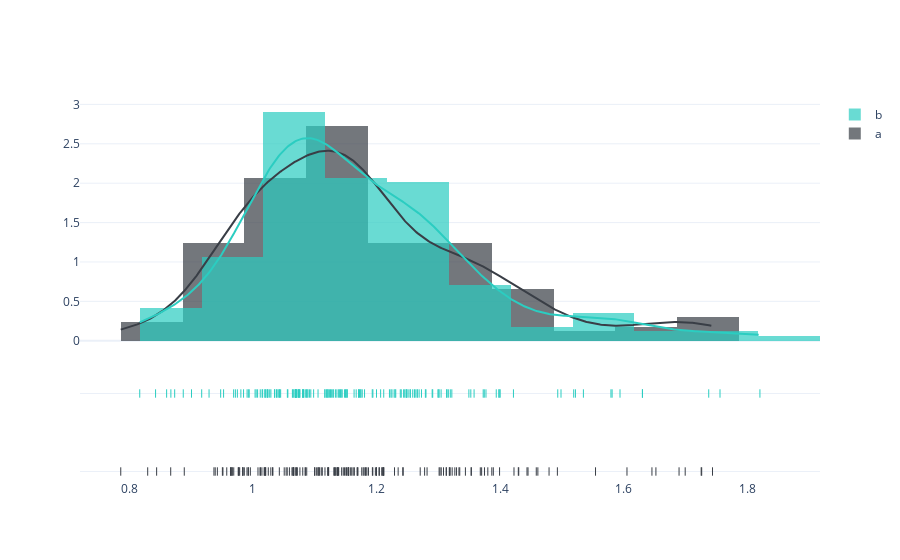

The cell this chart's notebook holds for it:
### Code cell
_df_1 = df.sample(frac=0.3)
_df_2 = df.sample(frac=0.3)

mask_estados = (df.type == 'conventional') & df.region.isin(lista_estados)
_mask_estados_1 = (_df_1.type == 'conventional') & _df_1.region.isin(lista_estados)
_mask_estados_2 = (_df_2.type == 'conventional') & _df_2.region.isin(lista_estados)

average_price_estados   =  df.loc[mask_estados, ['date','average_price']].groupby('date')['average_price'].mean()
_average_price_estados_1  = _df_1.loc[_mask_estados_1, ['date','average_price']].groupby('date')['average_price'].mean()
_average_price_estados_2  = _df_2.loc[_mask_estados_2, ['date','average_price']].groupby('date')['average_price'].mean()

data_1 = _average_price_estados_1.values
data_2 = _average_price_estados_2.values

fig = ff.create_distplot(
    [data_1,data_2],
    group_labels=['a','b'],
    bin_size=.1,
    show_rug=True,
    colors = ['#393E46', '#2BCDC1']
)
stat, p = shapiro(data_1)

print('stat=%.3f, p=%.3f' % (stat, p))
if p > 0.05:
	print('Provavelmente uma Distribuição Normal')
else:
	print('Provavelmente NÃO é uma Distribuição Normal')

fig.show()

### Figure 1 — Plotly figure (JSON) as saved in the notebook; plotly's stock layout.template omitted (floating-point values rounded to 4 significant figures; data arrays with more than 128 entries replaced by an {"elided": "..."} marker saying what was removed)
{"data": [{"autobinx": false, "histnorm": "probability density", "legendgroup": "a", "marker": {"color": "#393E46"}, "name": "a", "opacity": 0.7, "type": "histogram", "x": {"elided": "169 float values"}, "xaxis": "x", "xbins": {"end": 1.743, "size": 0.1, "start": 0.7864}, "yaxis": "y"}, {"autobinx": false, "histnorm": "probability density", "legendgroup": "b", "marker": {"color": "#2BCDC1"}, "name": "b", "opacity": 0.7, "type": "histogram", "x": {"elided": "169 float values"}, "xaxis": "x", "xbins": {"end": 1.82, "size": 0.1, "start": 0.8171}, "yaxis": "y"}, {"legendgroup": "a", "marker": {"color": "#393E46"}, "mode": "lines", "name": "a", "showlegend": false, "type": "scatter", "x": {"elided": "500 float values"}, "xaxis": "x", "y": {"elided": "500 float values"}, "yaxis": "y"}, {"legendgroup": "b", "marker": {"color": "#2BCDC1"}, "mode": "lines", "name": "b", "showlegend": false, "type": "scatter", "x": {"elided": "500 float values"}, "xaxis": "x", "y": {"elided": "500 float values"}, "yaxis": "y"}, {"legendgroup": "a", "marker": {"color": "#393E46", "symbol": "line-ns-open"}, "mode": "markers", "name": "a", "showlegend": false, "type": "scatter", "x": {"elided": "169 float values"}, "xaxis": "x", "y": {"elided": "169 str values"}, "yaxis": "y2"}, {"legendgroup": "b", "marker": {"color": "#2BCDC1", "symbol": "line-ns-open"}, "mode": "markers", "name": "b", "showlegend": false, "type": "scatter", "x": {"elided": "169 float values"}, "xaxis": "x", "y": {"elided": "169 str values"}, "yaxis": "y2"}], "layout": {"barmode": "overlay", "hovermode": "closest", "legend": {"traceorder": "reversed"}, "xaxis": {"anchor": "y2", "domain": [0, 1], "zeroline": false}, "yaxis": {"anchor": "free", "domain": [0.35, 1], "position": 0}, "yaxis2": {"anchor": "x", "domain": [0, 0.25], "dtick": 1, "showticklabels": false}}}
